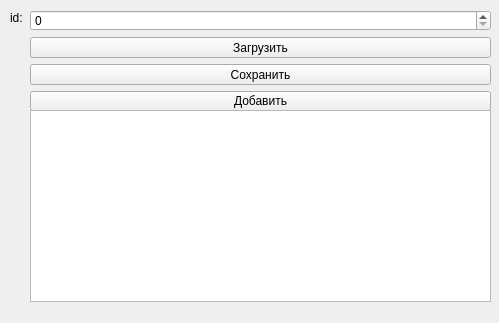
<?xml version="1.0" encoding="UTF-8"?>
<ui version="4.0">
 <class>Form</class>
 <widget class="QWidget" name="Form">
  <property name="geometry">
   <rect>
    <x>0</x>
    <y>0</y>
    <width>499</width>
    <height>323</height>
   </rect>
  </property>
  <property name="windowTitle">
   <string>Form</string>
  </property>
  <widget class="QWidget" name="verticalLayoutWidget">
   <property name="geometry">
    <rect>
     <x>30</x>
     <y>10</y>
     <width>461</width>
     <height>101</height>
    </rect>
   </property>
   <layout class="QVBoxLayout" name="verticalLayout">
    <item>
     <widget class="QSpinBox" name="spinBox"/>
    </item>
    <item>
     <widget class="QPushButton" name="pushButton">
      <property name="text">
       <string>Загрузить</string>
      </property>
     </widget>
    </item>
    <item>
     <widget class="QPushButton" name="pushButton_2">
      <property name="text">
       <string>Сохранить</string>
      </property>
     </widget>
    </item>
    <item>
     <widget class="QPushButton" name="pushButton_3">
      <property name="text">
       <string>Добавить</string>
      </property>
     </widget>
    </item>
   </layout>
  </widget>
  <widget class="QTableWidget" name="tableWidget">
   <property name="geometry">
    <rect>
     <x>30</x>
     <y>110</y>
     <width>461</width>
     <height>192</height>
    </rect>
   </property>
  </widget>
  <widget class="QLabel" name="label">
   <property name="geometry">
    <rect>
     <x>10</x>
     <y>10</y>
     <width>16</width>
     <height>16</height>
    </rect>
   </property>
   <property name="text">
    <string>id:</string>
   </property>
  </widget>
  <widget class="QLabel" name="label_2">
   <property name="geometry">
    <rect>
     <x>30</x>
     <y>300</y>
     <width>461</width>
     <height>16</height>
    </rect>
   </property>
   <property name="text">
    <string/>
   </property>
  </widget>
 </widget>
 <resources/>
 <connections/>
</ui>
